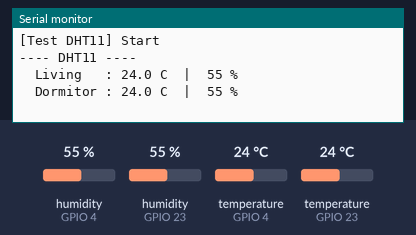
This sketch was run on a simulated ESP32. Parts: the last lines printed to the serial monitor. The test bench sets the inputs (shaded band); at power-on: humidity (sensors on GPIO 4, GPIO 23) 55 %, temperature (sensors on GPIO 4, GPIO 23) 24 °C.

Above: at 1.5 s.
1.6 s: humidity (sensor on GPIO 4) set to 22 %
At 3.5 s:
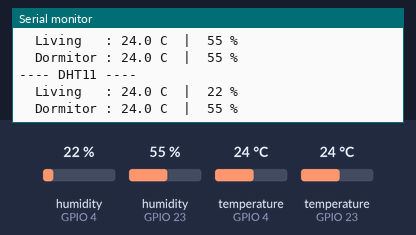
4.3 s: humidity (sensor on GPIO 23) set to 22 %
At 5.5 s:
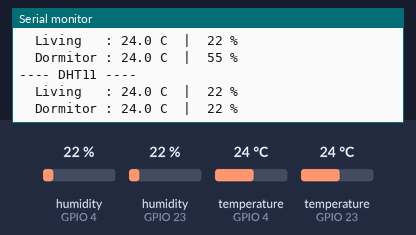
7.0 s: temperature (sensor on GPIO 4) set to 12 °C
At 9.4 s:
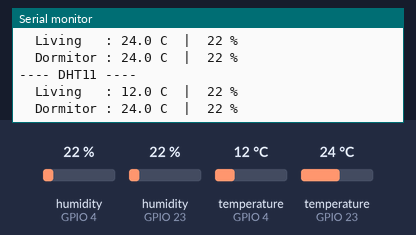
9.7 s: temperature (sensor on GPIO 23) set to 12 °C
At 11.7 s:
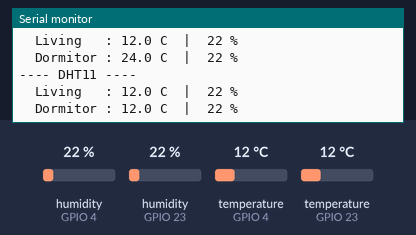
12.4 s: humidity (sensor on GPIO 4) set to 40 %
At 13.7 s:
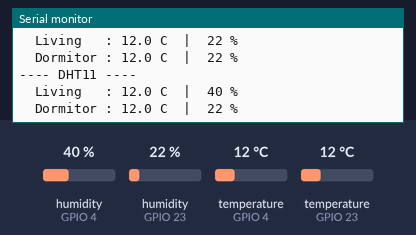
15.1 s: humidity (sensor on GPIO 23) set to 40 %
At 17.8 s:
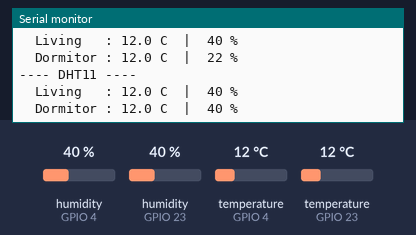
Timing chart, 0 to 18.8 s (numbered marks = the images above; inputs shaded):
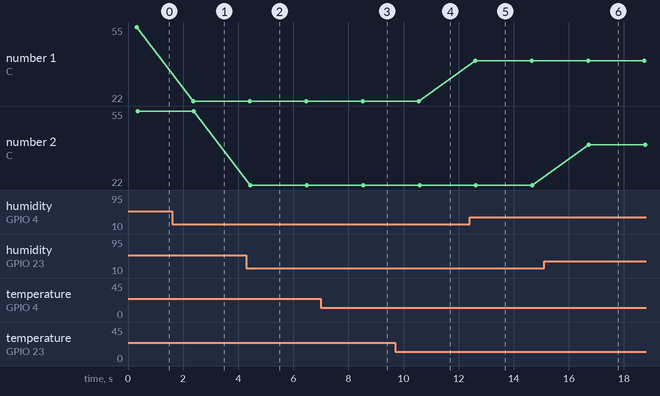

Measured:
- after the input at 1.6 s, the serial monitor: prints a new line after 0.77 s (image 1)
- after the input at 4.3 s, the serial monitor: prints a new line after 0.14 s (image 2)
- after the input at 7.0 s, the serial monitor: prints a new line after 1.5 s (image 3)
- after the input at 9.7 s, the serial monitor: prints a new line after 0.88 s (image 4)
- after the input at 12.4 s, the serial monitor: prints a new line after 0.20 s (image 5)
- after the input at 15.1 s, the serial monitor: prints a new line after 1.6 s (image 6)
- plotted number 1: 55 → 22 after the input at 1.6 s, 22 → 40 after the input at 12.4 s

The sketch:

dht_test.ino
```cpp
/*
 * Test cele 2 senzoare DHT11 — afișează temperatura și umiditatea la 2s.
 * Serial Monitor la 115200.
 *
 * Conectare (modul cu 3 pini):
 *   +    -> 3V3
 *   OUT  -> DHT #1 = GPIO4 (living),  DHT #2 = GPIO23 (dormitor)
 *   -    -> GND
 * (DHT11 cu 4 pini: pune un rezistor 10k intre DATA si VCC.)
 *
 * Librărie: "DHT sensor library" (Adafruit) + "Adafruit Unified Sensor".
 */

#include <DHT.h>

#define DHT1_PIN  4      // living
#define DHT2_PIN  23     // dormitor
#define DHT_TYPE  DHT11

DHT dht1(DHT1_PIN, DHT_TYPE);
DHT dht2(DHT2_PIN, DHT_TYPE);

void setup() {
  Serial.begin(115200);
  delay(300);
  dht1.begin();
  dht2.begin();
  Serial.println("[Test DHT11] Start");
}

void citeste(DHT& dht, const char* nume) {
  float t = dht.readTemperature();
  float h = dht.readHumidity();
  if (isnan(t) || isnan(h)) {
    Serial.printf("  %-9s: EROARE citire (verifica firele/alimentarea)\n", nume);
  } else {
    Serial.printf("  %-9s: %.1f C  |  %.0f %%\n", nume, t, h);
  }
}

void loop() {
  Serial.println("---- DHT11 ----");
  citeste(dht1, "Living");
  citeste(dht2, "Dormitor");
  delay(2000);   // DHT11 = max ~1 citire/secunda
}
```
